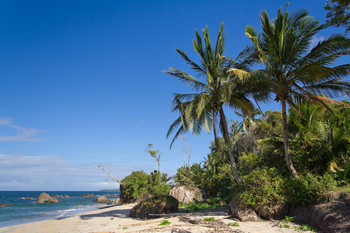
#> input picture images/beach.png, 350 x 233 px
$ python blurring.py --image images/beach.png
#> lines starting #> are read from the running program, lines starting #| are printed output that depends on the picture
import numpy as np
import argparse
import cv2

ap = argparse.ArgumentParser()
ap.add_argument("-i", "--image", required = True, help = "Path to the image")
args = vars(ap.parse_args())

image = cv2.imread(args["image"])
#> image is the input picture: shape (233, 350, 3); mean B, G, R 136, 110.4, 78.6
# cv2.imshow("Original", image)

blurred = np.hstack([image, cv2.blur(image,(3,3)), cv2.blur(image, (5,5)), cv2.blur(image, (7,7))])
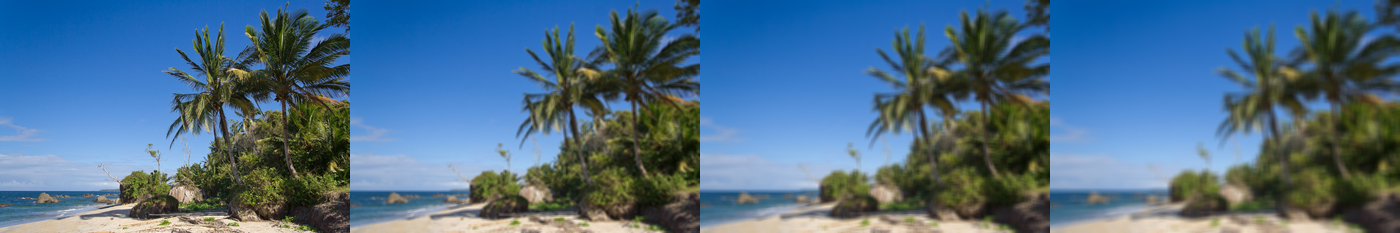
#> blurred: shape (233, 1400, 3); mean B, G, R 136, 110.4, 78.6
cv2.imshow("Averaged", blurred)
cv2.waitKey(0)

# gaussian blurring is similar to average blurring. However, instead of a simple mean, we are now using a weighted mean, where neighborhood pixels that are closer to the central pixel contribute more "weight" to the average
# the result is that, our image is less blurred, but more naturally blurred
# by setting the second argument of cv2.GaussianBlur to 0, we are asking OPENCV to automatically compute them based on our kernel size
blurred = np.hstack([image, cv2.GaussianBlur(image,(3,3),0), cv2.GaussianBlur(image, (5,5),0), cv2.GaussianBlur(image, (7,7),0)])
cv2.imshow("Gaussian", blurred)
cv2.waitKey(0)


# traditionnly, the median blur method has been most effective when removing salt-and-pepper noise
blurred = np.hstack([image, cv2.medianBlur(image,3), cv2.medianBlur(image,5), cv2.medianBlur(image,7)])
cv2.imshow("Median", blurred)
cv2.waitKey(0)

# bilateral blurring
# in cv2.bilateralFilter function, the first argument is the image, the second is the size on which we apply the kernel, for exemple 5 means 5*5.
# The 3rd argument is the spatial sigma, that is, pixels that appear close together in the (x,y) coordinate space of the iamge will be considered.
# The 4th argument is the color sigam, ensuring that only pixels with similar intensity are included in the actual computation of the blur
blurred = np.hstack([image, cv2.bilateralFilter(image,5, 21, 21), cv2.bilateralFilter(image,7, 31, 31), cv2.bilateralFilter(image,9, 41, 41)])
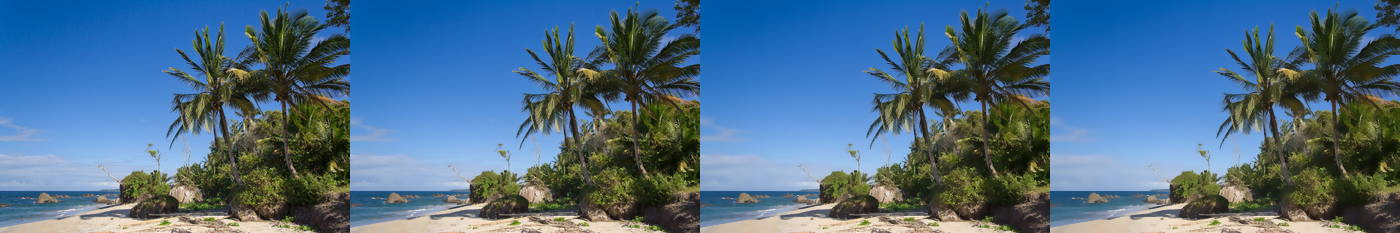
#> blurred: shape (233, 1400, 3); mean B, G, R 136, 110.3, 78.5
cv2.imshow("Bilateral", blurred)
cv2.waitKey(0)

$ run again, on images/wave.png
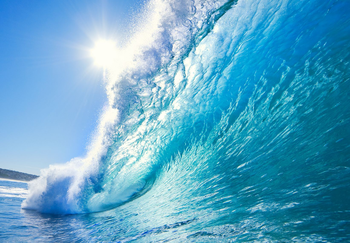
#> input picture images/wave.png, 350 x 243 px
#> image is the input picture: shape (243, 350, 3); mean B, G, R 199.1, 166.5, 93.5
#> `blurred = np.hstack([image, cv2.blur(image,(3,3)), cv2.blur(image, (5,..`:
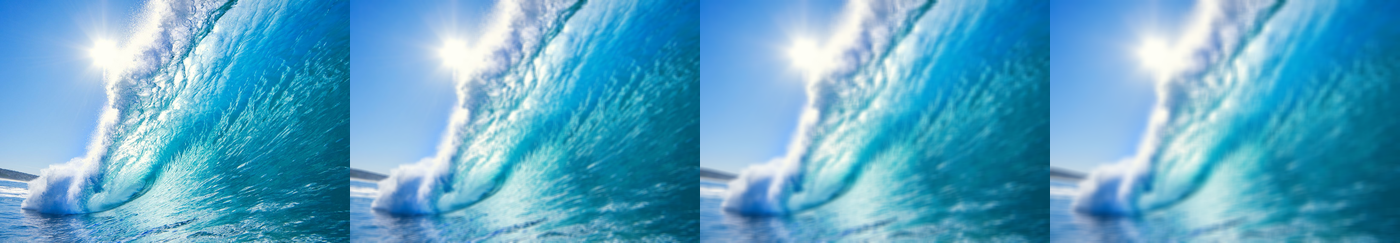
#> blurred: shape (243, 1400, 3); mean B, G, R 199.1, 166.5, 93.6
#> `blurred = np.hstack([image, cv2.bilateralFilter(image,5, 21, 21), cv2...`:
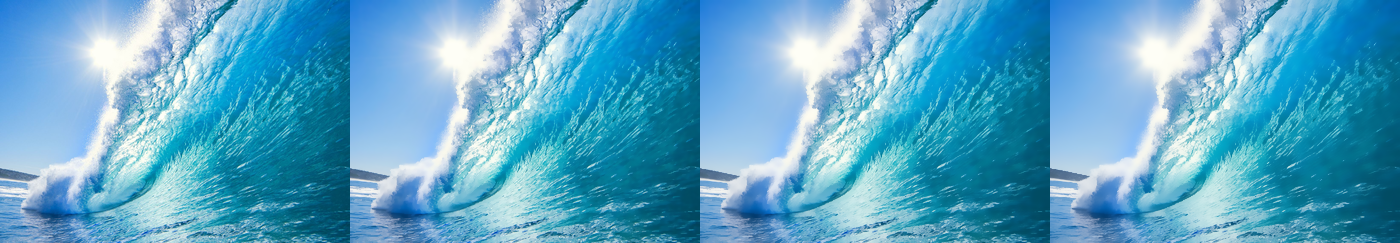
#> blurred: shape (243, 1400, 3); mean B, G, R 199.1, 166.4, 93.5
